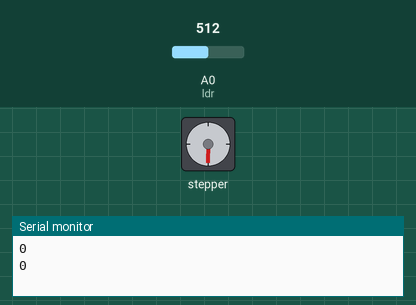
Simulated run of this sketch. Board: Arduino Uno, built with avr-gcc and run on an emulated ATmega328P. Shown: stepper motor, the last lines printed to the serial monitor. Wiring (inferred from the names in the program): stepper motor (2048 steps per turn assumed): coils pin 8, pin 9, pin 10, pin 11. The inputs (shaded band) are chosen by the test bench; at power-on: A0 (ldr) = 512.

Above: at 4.9 s.
5.0 s: A0 (ldr) set to 489
At 9.0 s:
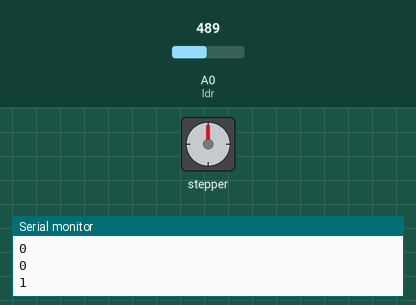
9.3 s: A0 (ldr) set to 510
At 13.0 s:
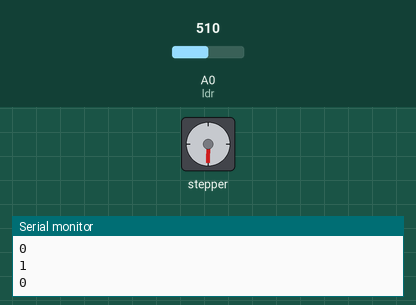
13.6 s: A0 (ldr) set to 490
At 16.8 s:
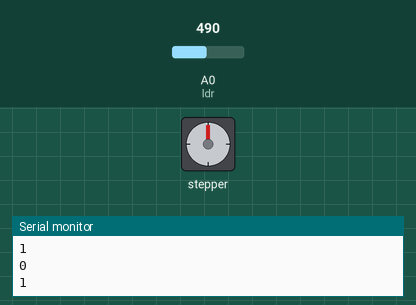
Timing chart, 0 to 18.3 s (numbered marks = the images above; inputs shaded):
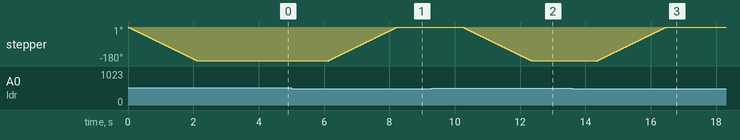

Measured:
- the behaviour switches between 501 and 500 on A0 (ldr) (found by bisection; images 0 and 1)
- after the input at 9.3 s, stepper: turns 179° counter-clockwise in 2.1 s, starting after 0.95 s
- by itself, stepper: turns 179° counter-clockwise in 2.1 s

The sketch:

Steppar.ino
```cpp
/*
BYJ48 Stepper motor code
   Connect :
   IN1 >> D8
   IN2 >> D9
   IN3 >> D10
   IN4 >> D11
   VCC ... 5V Prefer to use external 5V Source
   Gnd
   written By :Mohannad Rawashdeh
  https://www.instructables.com/member/Mohannad+Rawashdeh/
     28/9/2013
  */

#define IN1  8
#define IN2  9
#define IN3  10
#define IN4  11
#define ldr A0
int Steps = 0;
boolean Direction = false;// gre
unsigned long last_time;
unsigned long currentMillis ;
int steps_left=2048;
int thres=500;
long time;
boolean lock=true;
void setup()
{

pinMode(IN1, OUTPUT);
pinMode(IN2, OUTPUT);
pinMode(IN3, OUTPUT);
pinMode(IN4, OUTPUT);
pinMode(ldr,INPUT);
Serial.begin(9600);
// delay(1000);

}
void loop()
{
 // Serial.println(analogRead(ldr),DEC);
  if(analogRead(ldr)>thres && lock==true ){
    clockwise();
    lock=false;
  }
  else if(analogRead(ldr)<=thres && lock==false){
    antiClockwise();
    lock=true;
  }
  Serial.println(lock,"lock:");
  delay(2000);
}

void clockwise(){
   Direction=!Direction;
   steps_left=2048;

   while(steps_left>0){
  currentMillis = micros();
  if(currentMillis-last_time>=1000){
  stepper(1);
  time=time+micros()-last_time;
  last_time=micros();
  steps_left--;
  }
  }
}

void antiClockwise(){
   Direction=!Direction;
   steps_left=2048;

    while(steps_left>0){
  currentMillis = micros();
  if(currentMillis-last_time>=1000){
  stepper(1);
  time=time+micros()-last_time;
  last_time=micros();
  steps_left--;
  }
  }

}

void stepper(int xw){
  for (int x=0;x<xw;x++){
switch(Steps){
   case 0:
     digitalWrite(IN1, LOW);
     digitalWrite(IN2, LOW);
     digitalWrite(IN3, LOW);
     digitalWrite(IN4, HIGH);
   break;
   case 1:
     digitalWrite(IN1, LOW);
     digitalWrite(IN2, LOW);
     digitalWrite(IN3, HIGH);
     digitalWrite(IN4, HIGH);
   break;
   case 2:
     digitalWrite(IN1, LOW);
     digitalWrite(IN2, LOW);
     digitalWrite(IN3, HIGH);
     digitalWrite(IN4, LOW);
   break;
   case 3:
     digitalWrite(IN1, LOW);
     digitalWrite(IN2, HIGH);
     digitalWrite(IN3, HIGH);
     digitalWrite(IN4, LOW);
   break;
   case 4:
     digitalWrite(IN1, LOW);
     digitalWrite(IN2, HIGH);
     digitalWrite(IN3, LOW);
     digitalWrite(IN4, LOW);
   break;
   case 5:
     digitalWrite(IN1, HIGH);
     digitalWrite(IN2, HIGH);
     digitalWrite(IN3, LOW);
     digitalWrite(IN4, LOW);
   break;
     case 6:
     digitalWrite(IN1, HIGH);
     digitalWrite(IN2, LOW);
     digitalWrite(IN3, LOW);
     digitalWrite(IN4, LOW);
   break;
   case 7:
     digitalWrite(IN1, HIGH);
     digitalWrite(IN2, LOW);
     digitalWrite(IN3, LOW);
     digitalWrite(IN4, HIGH);
   break;
   default:
     digitalWrite(IN1, LOW);
     digitalWrite(IN2, LOW);
     digitalWrite(IN3, LOW);
     digitalWrite(IN4, LOW);
   break;
}
SetDirection();
}
}
void SetDirection(){
if(Direction==1){ Steps++;}
if(Direction==0){ Steps--; }
if(Steps>7){Steps=0;}
if(Steps<0){Steps=7; }
}
```
